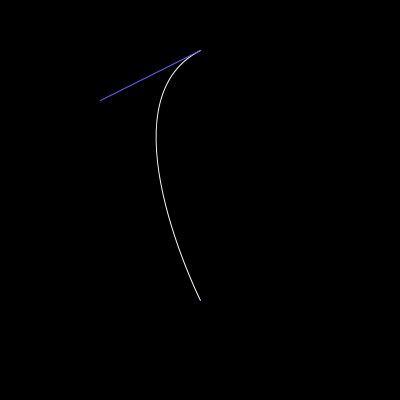
Frame 1 (no input)
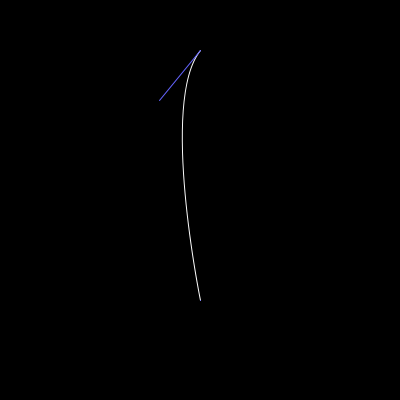
Frame 60 (the mouse pressed at the canvas centre just before this capture)
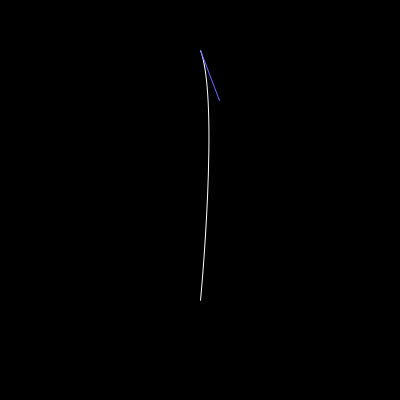
Frame 120 (the mouse held since frame 60 and released just before this capture)

The Processing sketch that drew these frames (run headless with seeded random() and noise(); from frame 60 on, the mouse is pressed at the canvas centre):

// Processing sketch: sketch_171206b
// ── sketch_171206b.pde
int anchor1x = 200;
int anchor1y = 50;
int anchor2x = 200;
int anchor2y = 300;
int control1x = 100;
int control1y = 100;
int control2x = 200;
int control2y = 300;

void setup() {
  size(400,400);
  background(0);
}

void draw() {
  background(0);
  bez1(
    anchor1x,
    anchor1y,
    control1x,
    control1y,
    control2x,
    control2y,
    anchor2x,
    anchor2y,
    true
  );
  control1x = (control1x +1) % 350;
}

void bez1(int a1x, int a1y, int c1x, int c1y, int c2x, int c2y, int a2x, int a2y, boolean showControls) {
  noFill();
  stroke(255, 255, 255);
  bezier(a1x, a1y, c1x, c1y, c2x, c2y, a2x, a2y);
  if (showControls) {
    stroke (100,100,255);
    line(a1x, a1y, c1x, c1y);
    line(a2x, a2y, c2x, c2y);
  }
}
